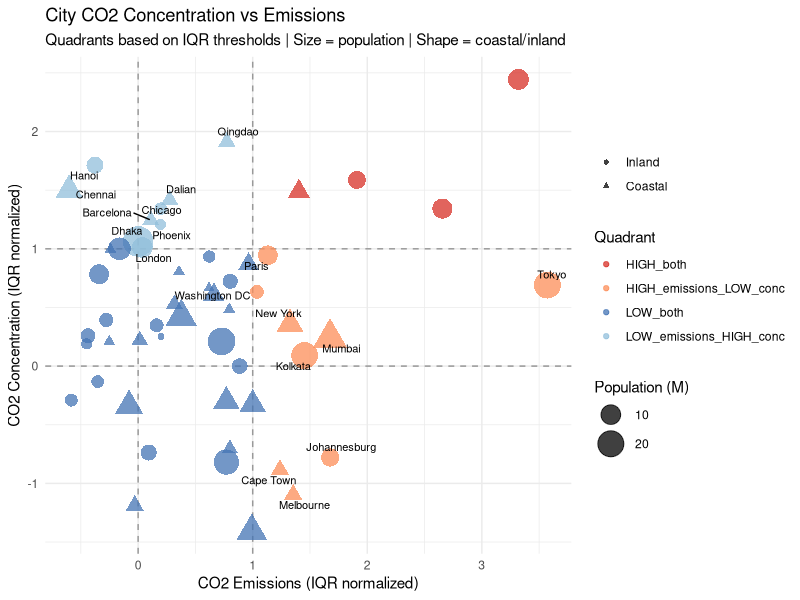
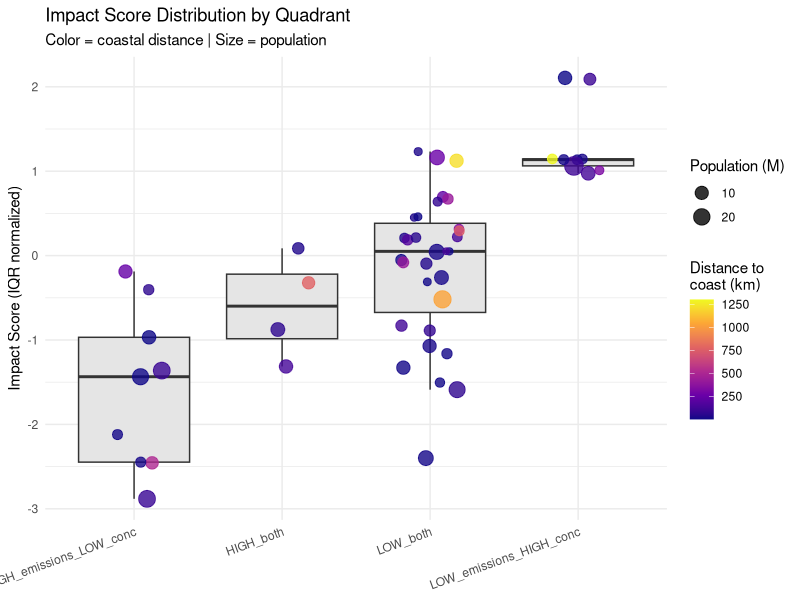
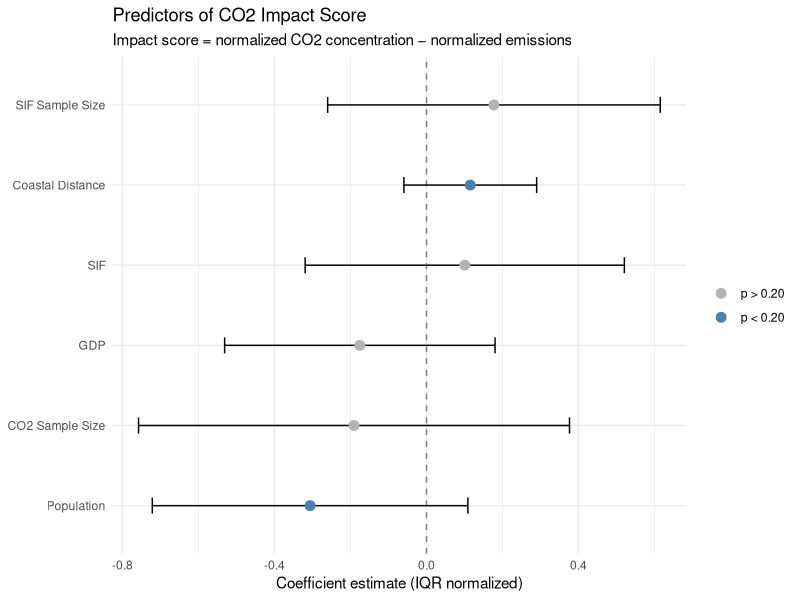
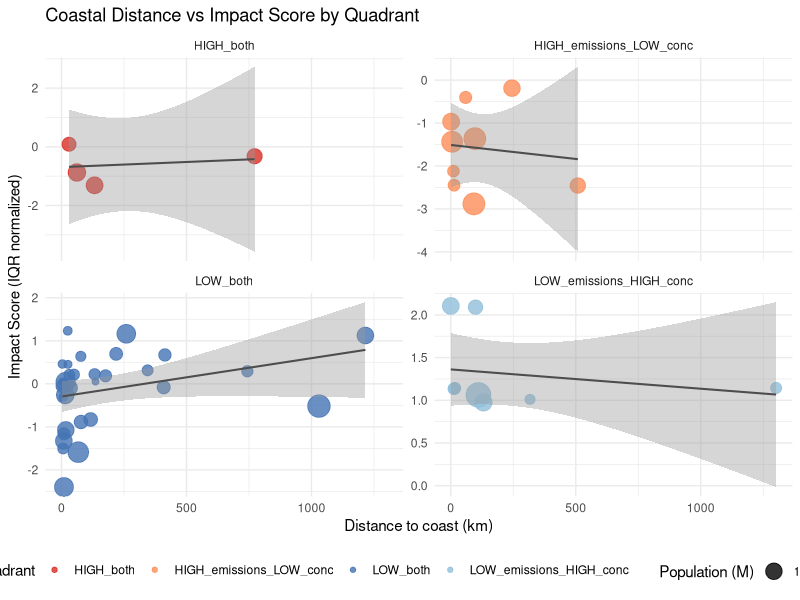

Recreate these plots in R, in order.
## ---- chunk 1
# reference: https://towardsdatascience.com/7-steps-to-run-a-linear-regression-analysis-using-r-d5897a66b835/

# install.packages("tidyverse")
library(tidyverse)


df <- read.csv("c40cities-co2-em-conc-wkt-coast.csv") # outcome of https://github.com/heytian/d2d-oco3-tools/blob/main/20260405_04_wkt-coastal.py
df <- df |> drop_na(population)

# normalize independent variables using interquartile range 
iqr_norm <- function(x) {
  q1 <- quantile(x, 0.25, na.rm = TRUE)
  q3 <- quantile(x, 0.75, na.rm = TRUE)
  (x - q1) / (q3 - q1)
}


norm_df <- df |> 
  mutate(
    co2_conc_iqr = iqr_norm(xco2_ppm),
    co2_em_iqr = iqr_norm(annual_co2_em_mtco2),
    sif_iqr = iqr_norm(sif_757nm),
    pop_iqr = iqr_norm(population),
    xco2numsams_iqr = iqr_norm(xco2_numsams),
    sifnumsams_iqr = iqr_norm(sif_numsams),
    gdp_iqr = iqr_norm(gdp_bil_usd),
    coast_iqr = iqr_norm(coastal_km),
    impact_iqr = co2_conc_iqr - co2_em_iqr
  )
    

lm_iqr_impact<- lm(impact_iqr ~ sif_iqr + pop_iqr + xco2numsams_iqr + sifnumsams_iqr + gdp_iqr + coast_iqr, 
                  data = norm_df)
summary(lm_iqr_impact)
## ---- chunk 2
# bubble size = population, color = quadrant, shape = coastal/inland
ggplot(norm_df, aes(x = co2_em_iqr, y = co2_conc_iqr)) +
  
  # quadrant dividing lines at IQR thresholds (0 = Q1, 1 = Q3)
  geom_hline(yintercept = 0, linetype = "dashed", color = "gray60") +
  geom_hline(yintercept = 1, linetype = "dashed", color = "gray60") +
  geom_vline(xintercept = 0, linetype = "dashed", color = "gray60") +
  geom_vline(xintercept = 1, linetype = "dashed", color = "gray60") +
  
  # cities as bubbles
  geom_point(aes(
    color = quadrant,
    size  = population / 1e6, # size by population millions
    shape = is_coastal
  ), alpha = 0.75) +
  
  # label interesting cities only
  ggrepel::geom_text_repel(
    data = norm_df |> filter(
      quadrant %in% c("LOW_emissions_HIGH_conc", "HIGH_emissions_LOW_conc")
    ),
    aes(label = city),
    size = 2.8, max.overlaps = 15
  ) +
  
  scale_color_manual(values = c(
    "HIGH_both"              = "#d73027",
    "LOW_both"               = "#4575b4",
    "HIGH_emissions_LOW_conc" = "#fc8d59",
    "LOW_emissions_HIGH_conc" = "#91bfdb")) +
  scale_shape_manual(values = c("True" = 17, "False" = 16),
                     labels = c("True" = "Coastal", "False" = "Inland")) +
  scale_size_continuous(range = c(2, 10), name = "Population (M)") +
  
  labs(
    title    = "City CO2 Concentration vs Emissions",
    subtitle = "Quadrants based on IQR thresholds | Size = population | Shape = coastal/inland",
    x        = "CO2 Emissions (IQR normalized)",
    y        = "CO2 Concentration (IQR normalized)",
    color    = "Quadrant",
    shape    = NULL
  ) +
  theme_minimal() +
  theme(legend.position = "right")
## ---- chunk 3
ggplot(norm_df, aes(x = reorder(quadrant, impact_iqr, median), 
                     y = impact_iqr)) +
  geom_boxplot(outlier.shape = NA, fill = "gray90") +
  geom_jitter(aes(color = coastal_km, size = population / 1e6),
              width = 0.2, alpha = 0.8) +
  scale_color_viridis_c(
    name   = "Distance to\ncoast (km)",
    option = "plasma"
  ) +
  scale_size_continuous(range = c(2, 6), name = "Population (M)") +
  labs(
    title    = "Impact Score Distribution by Quadrant",
    subtitle = "Color = coastal distance | Size = population",
    x        = NULL,
    y        = "Impact Score (IQR normalized)"
  ) +
  theme_minimal() +
  theme(axis.text.x = element_text(angle = 20, hjust = 1))
## ---- chunk 4
library(tidyverse)
library(broom)

# tidy regression output
coef_df <- tidy(lm_iqr_impact, conf.int = TRUE) |>
  filter(term != "(Intercept)") |>
  mutate(term = recode(term,
    "sif_iqr"         = "SIF",
    "pop_iqr"         = "Population",
    "xco2numsams_iqr" = "CO2 Sample Size",
    "sifnumsams_iqr"  = "SIF Sample Size",
    "gdp_iqr"         = "GDP",
    "coast_iqr"       = "Coastal Distance"
  ))

ggplot(coef_df, aes(x = estimate, y = reorder(term, estimate))) +
  geom_vline(xintercept = 0, linetype = "dashed", color = "gray50") +
  geom_errorbarh(aes(xmin = conf.low, xmax = conf.high), height = 0.2) +
  geom_point(aes(color = p.value < 0.20), size = 3) +
  scale_color_manual(
    values = c("FALSE" = "gray70", "TRUE" = "steelblue"),
    labels = c("p > 0.20", "p < 0.20")
  ) +
  labs(
    title = "Predictors of CO2 Impact Score",
    subtitle = "Impact score = normalized CO2 concentration − normalized emissions",
    x = "Coefficient estimate (IQR normalized)",
    y = NULL,
    color = NULL
  ) +
  theme_minimal()
## ---- chunk 5
ggplot(norm_df, aes(x = coastal_km, y = impact_iqr)) +
  geom_point(aes(color = quadrant, size = population / 1e6), alpha = 0.8) +
  geom_smooth(method = "lm", se = TRUE, color = "gray30", linewidth = 0.7) +
  scale_color_manual(values = c(
    "HIGH_both"               = "#d73027",
    "LOW_both"                = "#4575b4",
    "HIGH_emissions_LOW_conc" = "#fc8d59",
    "LOW_emissions_HIGH_conc" = "#91bfdb"
  )) +
  scale_size_continuous(range = c(2, 8), name = "Population (M)") +
  facet_wrap(~quadrant, scales = "free_y") +
  labs(
    title    = "Coastal Distance vs Impact Score by Quadrant",
    x        = "Distance to coast (km)",
    y        = "Impact Score (IQR normalized)",
    color    = "Quadrant"
  ) +
  theme_minimal() +
  theme(legend.position = "bottom")
